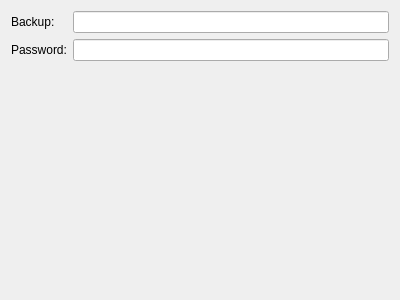
<?xml version="1.0" encoding="UTF-8"?>
<ui version="4.0">
 <class>LoadBackupWizardPageData</class>
 <widget class="QWizardPage" name="LoadBackupWizardPageData">
  <property name="geometry">
   <rect>
    <x>0</x>
    <y>0</y>
    <width>400</width>
    <height>300</height>
   </rect>
  </property>
  <property name="windowTitle">
   <string>WizardPage</string>
  </property>
  <layout class="QFormLayout" name="formLayout">
   <item row="0" column="0">
    <widget class="QLabel" name="lblBackup">
     <property name="text">
      <string>Backup:</string>
     </property>
    </widget>
   </item>
   <item row="0" column="1">
    <widget class="QLineEdit" name="edtBackupString"/>
   </item>
   <item row="1" column="0">
    <widget class="QLabel" name="label">
     <property name="text">
      <string>Password:</string>
     </property>
    </widget>
   </item>
   <item row="1" column="1">
    <widget class="QLineEdit" name="edtPassword"/>
   </item>
  </layout>
 </widget>
 <resources/>
 <connections/>
</ui>
